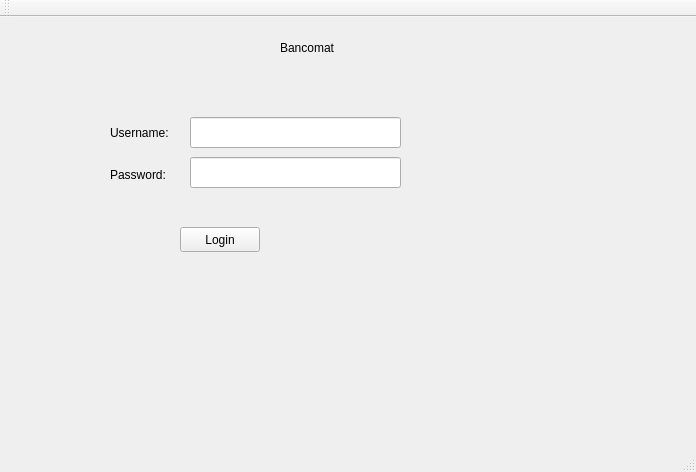
<?xml version="1.0" encoding="UTF-8"?>
<ui version="4.0">
 <class>MainWindow</class>
 <widget class="QMainWindow" name="MainWindow">
  <property name="geometry">
   <rect>
    <x>0</x>
    <y>0</y>
    <width>696</width>
    <height>472</height>
   </rect>
  </property>
  <property name="windowTitle">
   <string>MainWindow</string>
  </property>
  <widget class="QWidget" name="centralWidget">
   <widget class="QLabel" name="titleLabel">
    <property name="geometry">
     <rect>
      <x>280</x>
      <y>10</y>
      <width>131</width>
      <height>41</height>
     </rect>
    </property>
    <property name="text">
     <string>Bancomat</string>
    </property>
   </widget>
   <widget class="QPushButton" name="loginButton">
    <property name="enabled">
     <bool>true</bool>
    </property>
    <property name="geometry">
     <rect>
      <x>180</x>
      <y>210</y>
      <width>80</width>
      <height>25</height>
     </rect>
    </property>
    <property name="text">
     <string>Login</string>
    </property>
   </widget>
   <widget class="QLabel" name="userLabel">
    <property name="geometry">
     <rect>
      <x>110</x>
      <y>100</y>
      <width>61</width>
      <height>31</height>
     </rect>
    </property>
    <property name="text">
     <string>Username:</string>
    </property>
   </widget>
   <widget class="QLabel" name="passLabel">
    <property name="geometry">
     <rect>
      <x>110</x>
      <y>150</y>
      <width>61</width>
      <height>16</height>
     </rect>
    </property>
    <property name="text">
     <string>Password:</string>
    </property>
   </widget>
   <widget class="QLineEdit" name="userInput">
    <property name="geometry">
     <rect>
      <x>190</x>
      <y>100</y>
      <width>211</width>
      <height>31</height>
     </rect>
    </property>
   </widget>
   <widget class="QLineEdit" name="passInput">
    <property name="enabled">
     <bool>true</bool>
    </property>
    <property name="geometry">
     <rect>
      <x>190</x>
      <y>140</y>
      <width>211</width>
      <height>31</height>
     </rect>
    </property>
   </widget>
   <widget class="QLabel" name="loginResult">
    <property name="geometry">
     <rect>
      <x>180</x>
      <y>270</y>
      <width>231</width>
      <height>31</height>
     </rect>
    </property>
    <property name="text">
     <string/>
    </property>
   </widget>
  </widget>
  <widget class="QMenuBar" name="menuBar">
   <property name="geometry">
    <rect>
     <x>0</x>
     <y>0</y>
     <width>696</width>
     <height>25</height>
    </rect>
   </property>
  </widget>
  <widget class="QToolBar" name="mainToolBar">
   <attribute name="toolBarArea">
    <enum>TopToolBarArea</enum>
   </attribute>
   <attribute name="toolBarBreak">
    <bool>false</bool>
   </attribute>
  </widget>
  <widget class="QStatusBar" name="statusBar"/>
 </widget>
 <layoutdefault spacing="6" margin="11"/>
 <resources/>
 <connections/>
</ui>
